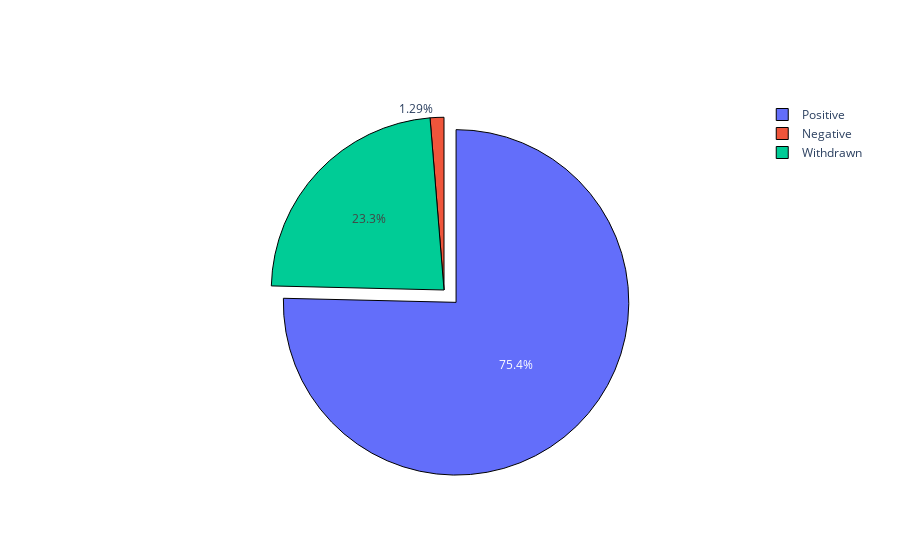

Notebook source saved alongside this figure:
### Markdown cell above
### 1.1 Time averaged

### Code cell
import plotly.colors
import plotly.graph_objects as go

# Group data based on outcome
assert np.array_equal(data['Status of orphan designation'].unique(), np.array(['Positive', 'Withdrawn', 'Negative', 'Expired']))
mask = data['Status of orphan designation'] == 'Positive'
positive = data[mask]
mask = data['Status of orphan designation'] == 'Withdrawn'
withdrawn = data[mask]
mask = data['Status of orphan designation'] == 'Negative'
negative = data[mask]
mask = data['Status of orphan designation'] == 'Expired'
expired = data[mask]

# Create figure
fig = go.Figure()
colours = plotly.colors.qualitative.Plotly

fig.add_trace(go.Pie(
    labels=['Positive', 'Negative', 'Withdrawn'],
    values=[len(positive) + len(expired), len(negative), len(withdrawn)],
    pull=[0.1, 0, 0],
    sort=False,
    marker=dict(
        colors=colours[:3], 
        line=dict(color='#000000', width=1))))
fig.show()

### Figure 1 — Plotly figure (JSON) as saved in the notebook; plotly's stock layout.template omitted (floating-point values rounded to 4 significant figures)
{"data": [{"labels": ["Positive", "Negative", "Withdrawn"], "marker": {"colors": ["#636EFA", "#EF553B", "#00CC96"], "line": {"color": "#000000", "width": 1}}, "pull": [0.1, 0, 0], "sort": false, "type": "pie", "values": [1754, 30, 543]}], "layout": {}}
